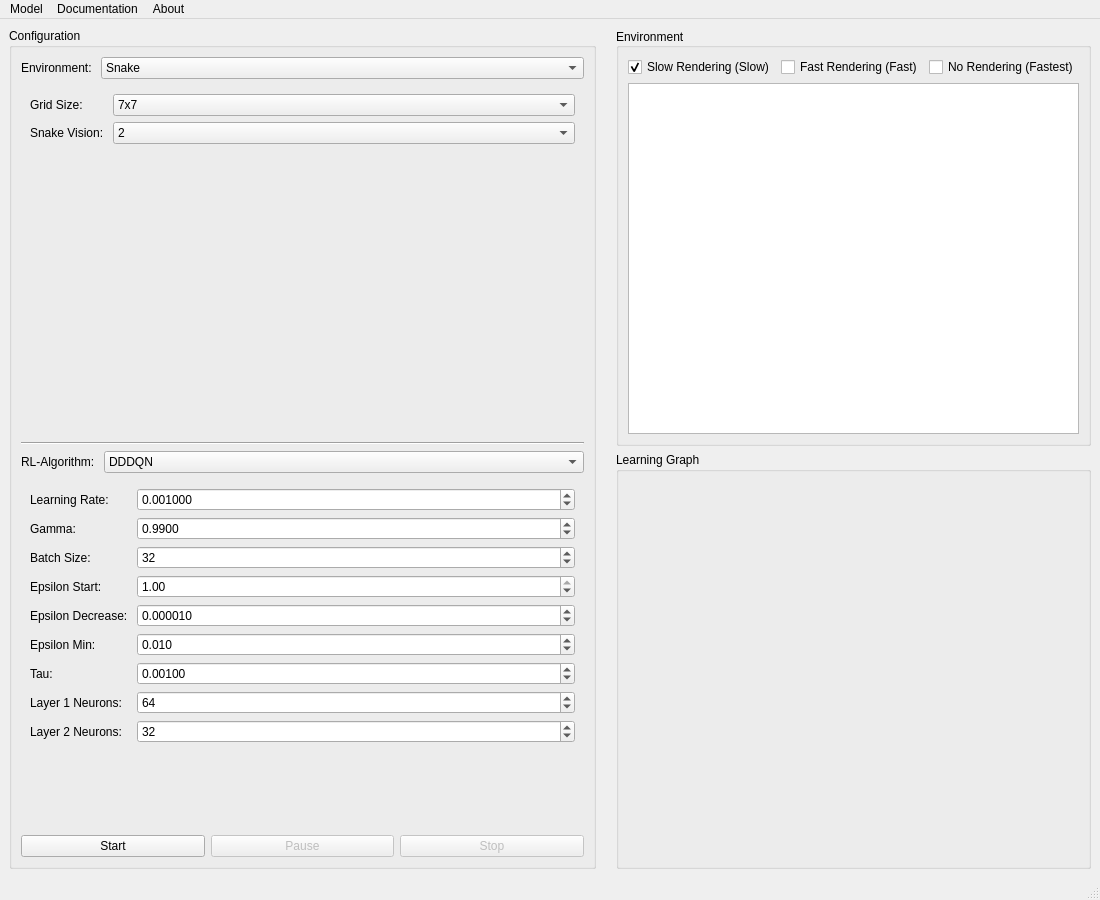
<?xml version="1.0" encoding="UTF-8"?>
<ui version="4.0">
 <class>GUI</class>
 <widget class="QMainWindow" name="GUI">
  <property name="enabled">
   <bool>true</bool>
  </property>
  <property name="geometry">
   <rect>
    <x>0</x>
    <y>0</y>
    <width>1100</width>
    <height>900</height>
   </rect>
  </property>
  <property name="sizePolicy">
   <sizepolicy hsizetype="Fixed" vsizetype="Fixed">
    <horstretch>0</horstretch>
    <verstretch>0</verstretch>
   </sizepolicy>
  </property>
  <property name="minimumSize">
   <size>
    <width>1100</width>
    <height>900</height>
   </size>
  </property>
  <property name="maximumSize">
   <size>
    <width>1100</width>
    <height>900</height>
   </size>
  </property>
  <property name="windowTitle">
   <string>Capstone Project</string>
  </property>
  <widget class="QWidget" name="centralwidget">
   <property name="sizePolicy">
    <sizepolicy hsizetype="Preferred" vsizetype="Preferred">
     <horstretch>0</horstretch>
     <verstretch>0</verstretch>
    </sizepolicy>
   </property>
   <layout class="QGridLayout" name="gridLayout_4" rowstretch="0" columnstretch="3,0">
    <property name="rightMargin">
     <number>9</number>
    </property>
    <property name="horizontalSpacing">
     <number>20</number>
    </property>
    <item row="0" column="1">
     <layout class="QVBoxLayout" name="rightVerticalLayout" stretch="1,1">
      <property name="spacing">
       <number>6</number>
      </property>
      <property name="topMargin">
       <number>0</number>
      </property>
      <item>
       <widget class="QGroupBox" name="envGroupBox">
        <property name="title">
         <string>Environment</string>
        </property>
        <property name="alignment">
         <set>Qt::AlignLeading|Qt::AlignLeft|Qt::AlignVCenter</set>
        </property>
        <property name="flat">
         <bool>false</bool>
        </property>
        <property name="checkable">
         <bool>false</bool>
        </property>
        <property name="checked">
         <bool>false</bool>
        </property>
        <layout class="QVBoxLayout" name="verticalLayout_2">
         <item>
          <layout class="QHBoxLayout" name="horizontalLayout">
           <item>
            <widget class="QCheckBox" name="slowRenderingCheckBox">
             <property name="text">
              <string>Slow Rendering (Slow)</string>
             </property>
             <property name="checked">
              <bool>true</bool>
             </property>
             <attribute name="buttonGroup">
              <string notr="true">buttonGroup</string>
             </attribute>
            </widget>
           </item>
           <item>
            <widget class="QCheckBox" name="fastRenderingCheckBox">
             <property name="text">
              <string>Fast Rendering (Fast)</string>
             </property>
             <attribute name="buttonGroup">
              <string notr="true">buttonGroup</string>
             </attribute>
            </widget>
           </item>
           <item>
            <widget class="QCheckBox" name="noRenderingCheckBox">
             <property name="text">
              <string>No Rendering (Fastest)</string>
             </property>
             <attribute name="buttonGroup">
              <string notr="true">buttonGroup</string>
             </attribute>
            </widget>
           </item>
          </layout>
         </item>
         <item>
          <widget class="QGraphicsView" name="envView">
           <property name="frameShape">
            <enum>QFrame::StyledPanel</enum>
           </property>
           <property name="frameShadow">
            <enum>QFrame::Sunken</enum>
           </property>
           <property name="lineWidth">
            <number>1</number>
           </property>
           <property name="midLineWidth">
            <number>0</number>
           </property>
          </widget>
         </item>
        </layout>
       </widget>
      </item>
      <item>
       <widget class="QGroupBox" name="learningGraphGroupBox">
        <property name="title">
         <string>Learning Graph</string>
        </property>
        <layout class="QVBoxLayout" name="verticalLayout_3">
         <property name="spacing">
          <number>0</number>
         </property>
         <property name="sizeConstraint">
          <enum>QLayout::SetDefaultConstraint</enum>
         </property>
         <property name="leftMargin">
          <number>0</number>
         </property>
         <property name="topMargin">
          <number>0</number>
         </property>
         <property name="rightMargin">
          <number>0</number>
         </property>
         <property name="bottomMargin">
          <number>0</number>
         </property>
         <item>
          <widget class="MplWidget" name="mplWidget" native="true">
           <property name="sizePolicy">
            <sizepolicy hsizetype="Preferred" vsizetype="Preferred">
             <horstretch>0</horstretch>
             <verstretch>0</verstretch>
            </sizepolicy>
           </property>
          </widget>
         </item>
        </layout>
       </widget>
      </item>
     </layout>
    </item>
    <item row="0" column="0">
     <layout class="QVBoxLayout" name="leftVerticalLayout">
      <property name="topMargin">
       <number>0</number>
      </property>
      <item>
       <widget class="QGroupBox" name="configGroupBox">
        <property name="title">
         <string>Configuration</string>
        </property>
        <layout class="QVBoxLayout" name="verticalLayout">
         <property name="spacing">
          <number>6</number>
         </property>
         <item>
          <layout class="QFormLayout" name="configFormLayout">
           <property name="verticalSpacing">
            <number>10</number>
           </property>
           <property name="topMargin">
            <number>0</number>
           </property>
           <property name="rightMargin">
            <number>0</number>
           </property>
           <item row="0" column="0">
            <widget class="QLabel" name="envLabel">
             <property name="text">
              <string>Environment: </string>
             </property>
            </widget>
           </item>
           <item row="0" column="1">
            <widget class="QComboBox" name="envComboBox">
             <item>
              <property name="text">
               <string>Snake</string>
              </property>
             </item>
             <item>
              <property name="text">
               <string>Breakout</string>
              </property>
             </item>
             <item>
              <property name="text">
               <string>Pong</string>
              </property>
             </item>
            </widget>
           </item>
          </layout>
         </item>
         <item>
          <widget class="QStackedWidget" name="envStackedWidget">
           <property name="currentIndex">
            <number>0</number>
           </property>
           <widget class="QWidget" name="snake_config_page">
            <layout class="QFormLayout" name="formLayout">
             <item row="0" column="0">
              <widget class="QLabel" name="label">
               <property name="text">
                <string>Grid Size: </string>
               </property>
              </widget>
             </item>
             <item row="0" column="1">
              <widget class="QComboBox" name="gridSizeComboBox">
               <property name="currentIndex">
                <number>1</number>
               </property>
               <property name="maxVisibleItems">
                <number>8</number>
               </property>
               <item>
                <property name="text">
                 <string>5x5</string>
                </property>
               </item>
               <item>
                <property name="text">
                 <string>7x7</string>
                </property>
               </item>
               <item>
                <property name="text">
                 <string>9x9</string>
                </property>
               </item>
              </widget>
             </item>
             <item row="1" column="0">
              <widget class="QLabel" name="label_4">
               <property name="text">
                <string>Snake Vision: </string>
               </property>
              </widget>
             </item>
             <item row="1" column="1">
              <widget class="QComboBox" name="snakeVisionComboBox">
               <property name="currentText">
                <string>2</string>
               </property>
               <property name="currentIndex">
                <number>1</number>
               </property>
               <item>
                <property name="text">
                 <string>1</string>
                </property>
               </item>
               <item>
                <property name="text">
                 <string>2</string>
                </property>
               </item>
               <item>
                <property name="text">
                 <string>3</string>
                </property>
               </item>
              </widget>
             </item>
            </layout>
           </widget>
           <widget class="QWidget" name="breakout_config_page">
            <layout class="QFormLayout" name="formLayout_4">
             <item row="0" column="0">
              <widget class="QLabel" name="label_3">
               <property name="text">
                <string>Paddle Size: </string>
               </property>
              </widget>
             </item>
             <item row="0" column="1">
              <widget class="QSpinBox" name="paddleSizeSpinBox">
               <property name="minimum">
                <number>3</number>
               </property>
               <property name="maximum">
                <number>30</number>
               </property>
               <property name="value">
                <number>15</number>
               </property>
              </widget>
             </item>
            </layout>
           </widget>
           <widget class="QWidget" name="pong_config_page"/>
          </widget>
         </item>
         <item>
          <widget class="Line" name="line">
           <property name="orientation">
            <enum>Qt::Horizontal</enum>
           </property>
          </widget>
         </item>
         <item>
          <layout class="QFormLayout" name="formLayout_2">
           <item row="0" column="0">
            <widget class="QLabel" name="algLabel">
             <property name="text">
              <string>RL-Algorithm: </string>
             </property>
            </widget>
           </item>
           <item row="0" column="1">
            <widget class="QComboBox" name="algComboBox">
             <item>
              <property name="text">
               <string>DDDQN</string>
              </property>
             </item>
             <item>
              <property name="text">
               <string>DDPG</string>
              </property>
             </item>
             <item>
              <property name="text">
               <string>SAC</string>
              </property>
             </item>
            </widget>
           </item>
          </layout>
         </item>
         <item>
          <widget class="QStackedWidget" name="algStackedWidget">
           <property name="currentIndex">
            <number>0</number>
           </property>
           <widget class="QWidget" name="DDDQNConfigPage">
            <layout class="QFormLayout" name="formLayout_3">
             <item row="0" column="0">
              <widget class="QLabel" name="label_2">
               <property name="text">
                <string>Learning Rate: </string>
               </property>
              </widget>
             </item>
             <item row="0" column="1">
              <widget class="QDoubleSpinBox" name="learningRateDoubleSpinBoxDDDQN">
               <property name="decimals">
                <number>6</number>
               </property>
               <property name="minimum">
                <double>0.000001000000000</double>
               </property>
               <property name="maximum">
                <double>1.000000000000000</double>
               </property>
               <property name="singleStep">
                <double>0.000001000000000</double>
               </property>
               <property name="value">
                <double>0.001000000000000</double>
               </property>
              </widget>
             </item>
             <item row="1" column="0">
              <widget class="QLabel" name="label_5">
               <property name="text">
                <string>Gamma: </string>
               </property>
              </widget>
             </item>
             <item row="1" column="1">
              <widget class="QDoubleSpinBox" name="gammaDoubleSpinBoxDDDQN">
               <property name="decimals">
                <number>4</number>
               </property>
               <property name="minimum">
                <double>0.900000000000000</double>
               </property>
               <property name="maximum">
                <double>1.000000000000000</double>
               </property>
               <property name="singleStep">
                <double>0.001000000000000</double>
               </property>
               <property name="value">
                <double>0.990000000000000</double>
               </property>
              </widget>
             </item>
             <item row="2" column="0">
              <widget class="QLabel" name="label_6">
               <property name="text">
                <string>Batch Size: </string>
               </property>
              </widget>
             </item>
             <item row="2" column="1">
              <widget class="QSpinBox" name="batchSizeSpinBoxDDDQN">
               <property name="minimum">
                <number>8</number>
               </property>
               <property name="maximum">
                <number>256</number>
               </property>
               <property name="value">
                <number>32</number>
               </property>
              </widget>
             </item>
             <item row="3" column="0">
              <widget class="QLabel" name="label_9">
               <property name="text">
                <string>Epsilon Start:</string>
               </property>
              </widget>
             </item>
             <item row="3" column="1">
              <widget class="QDoubleSpinBox" name="epsilonDoubleSpinBoxDDDQN">
               <property name="minimum">
                <double>0.500000000000000</double>
               </property>
               <property name="maximum">
                <double>1.000000000000000</double>
               </property>
               <property name="singleStep">
                <double>0.010000000000000</double>
               </property>
               <property name="value">
                <double>1.000000000000000</double>
               </property>
              </widget>
             </item>
             <item row="4" column="0">
              <widget class="QLabel" name="label_8">
               <property name="text">
                <string>Epsilon Decrease: </string>
               </property>
              </widget>
             </item>
             <item row="4" column="1">
              <widget class="QDoubleSpinBox" name="epsilonDecDoubleSpinBoxDDDQN">
               <property name="decimals">
                <number>6</number>
               </property>
               <property name="minimum">
                <double>0.000001000000000</double>
               </property>
               <property name="maximum">
                <double>1.000000000000000</double>
               </property>
               <property name="singleStep">
                <double>0.000001000000000</double>
               </property>
               <property name="value">
                <double>0.000010000000000</double>
               </property>
              </widget>
             </item>
             <item row="5" column="0">
              <widget class="QLabel" name="label_7">
               <property name="text">
                <string>Epsilon Min: </string>
               </property>
              </widget>
             </item>
             <item row="5" column="1">
              <widget class="QDoubleSpinBox" name="epsilonMinSpinBoxDDDQN">
               <property name="decimals">
                <number>3</number>
               </property>
               <property name="minimum">
                <double>0.001000000000000</double>
               </property>
               <property name="maximum">
                <double>0.200000000000000</double>
               </property>
               <property name="singleStep">
                <double>0.001000000000000</double>
               </property>
               <property name="value">
                <double>0.010000000000000</double>
               </property>
              </widget>
             </item>
             <item row="7" column="0">
              <widget class="QLabel" name="label_10">
               <property name="text">
                <string>Layer 1 Neurons: </string>
               </property>
              </widget>
             </item>
             <item row="7" column="1">
              <widget class="QSpinBox" name="layer1SpinBoxDDDQN">
               <property name="minimum">
                <number>16</number>
               </property>
               <property name="maximum">
                <number>1024</number>
               </property>
               <property name="value">
                <number>64</number>
               </property>
              </widget>
             </item>
             <item row="8" column="0">
              <widget class="QLabel" name="label_11">
               <property name="text">
                <string>Layer 2 Neurons: </string>
               </property>
              </widget>
             </item>
             <item row="8" column="1">
              <widget class="QSpinBox" name="layer2SpinBoxDDDQN">
               <property name="minimum">
                <number>16</number>
               </property>
               <property name="maximum">
                <number>1024</number>
               </property>
               <property name="value">
                <number>32</number>
               </property>
              </widget>
             </item>
             <item row="6" column="1">
              <widget class="QDoubleSpinBox" name="tauDoubleSpinBoxDDDQN">
               <property name="decimals">
                <number>5</number>
               </property>
               <property name="minimum">
                <double>0.000010000000000</double>
               </property>
               <property name="maximum">
                <double>0.100000000000000</double>
               </property>
               <property name="singleStep">
                <double>0.000100000000000</double>
               </property>
               <property name="value">
                <double>0.001000000000000</double>
               </property>
              </widget>
             </item>
             <item row="6" column="0">
              <widget class="QLabel" name="label_20">
               <property name="text">
                <string>Tau:</string>
               </property>
              </widget>
             </item>
            </layout>
           </widget>
           <widget class="QWidget" name="DDPGConfigPage">
            <layout class="QFormLayout" name="formLayout_6">
             <item row="0" column="0">
              <widget class="QLabel" name="label_21">
               <property name="text">
                <string>Learning Rate (Alpha): </string>
               </property>
              </widget>
             </item>
             <item row="0" column="1">
              <widget class="QDoubleSpinBox" name="learningRateAlphaDoubleSpinBoxDDPG">
               <property name="decimals">
                <number>6</number>
               </property>
               <property name="minimum">
                <double>0.000001000000000</double>
               </property>
               <property name="maximum">
                <double>1.000000000000000</double>
               </property>
               <property name="singleStep">
                <double>0.000001000000000</double>
               </property>
               <property name="stepType">
                <enum>QAbstractSpinBox::DefaultStepType</enum>
               </property>
               <property name="value">
                <double>0.001000000000000</double>
               </property>
              </widget>
             </item>
             <item row="2" column="0">
              <widget class="QLabel" name="label_27">
               <property name="text">
                <string>Gamma: </string>
               </property>
              </widget>
             </item>
             <item row="2" column="1">
              <widget class="QDoubleSpinBox" name="gammaDoubleSpinBoxDDPG">
               <property name="decimals">
                <number>4</number>
               </property>
               <property name="minimum">
                <double>0.900000000000000</double>
               </property>
               <property name="maximum">
                <double>1.000000000000000</double>
               </property>
               <property name="singleStep">
                <double>0.001000000000000</double>
               </property>
               <property name="value">
                <double>0.990000000000000</double>
               </property>
              </widget>
             </item>
             <item row="3" column="0">
              <widget class="QLabel" name="label_26">
               <property name="text">
                <string>Batch Size:</string>
               </property>
              </widget>
             </item>
             <item row="3" column="1">
              <widget class="QSpinBox" name="batchSizeSpinBoxDDPG">
               <property name="minimum">
                <number>8</number>
               </property>
               <property name="maximum">
                <number>256</number>
               </property>
               <property name="value">
                <number>32</number>
               </property>
              </widget>
             </item>
             <item row="4" column="0">
              <widget class="QLabel" name="label_25">
               <property name="text">
                <string>Tau: </string>
               </property>
              </widget>
             </item>
             <item row="4" column="1">
              <widget class="QDoubleSpinBox" name="tauDoubleSpinBoxDDPG">
               <property name="decimals">
                <number>5</number>
               </property>
               <property name="minimum">
                <double>0.000010000000000</double>
               </property>
               <property name="maximum">
                <double>0.100000000000000</double>
               </property>
               <property name="singleStep">
                <double>0.000100000000000</double>
               </property>
               <property name="value">
                <double>0.001000000000000</double>
               </property>
              </widget>
             </item>
             <item row="5" column="0">
              <widget class="QLabel" name="label_23">
               <property name="text">
                <string>Layer 1 Neurons: </string>
               </property>
              </widget>
             </item>
             <item row="5" column="1">
              <widget class="QSpinBox" name="layer1SpinBoxDDPG">
               <property name="minimum">
                <number>16</number>
               </property>
               <property name="maximum">
                <number>1024</number>
               </property>
               <property name="value">
                <number>64</number>
               </property>
              </widget>
             </item>
             <item row="6" column="0">
              <widget class="QLabel" name="label_22">
               <property name="text">
                <string>Layer 2 Neurons: </string>
               </property>
              </widget>
             </item>
             <item row="6" column="1">
              <widget class="QSpinBox" name="layer2SpinBoxDDPG">
               <property name="minimum">
                <number>16</number>
               </property>
               <property name="maximum">
                <number>1024</number>
               </property>
               <property name="value">
                <number>32</number>
               </property>
              </widget>
             </item>
             <item row="1" column="1">
              <widget class="QDoubleSpinBox" name="learningRateBetaDoubleSpinBoxDDPG">
               <property name="decimals">
                <number>6</number>
               </property>
               <property name="minimum">
                <double>0.000001000000000</double>
               </property>
               <property name="maximum">
                <double>1.000000000000000</double>
               </property>
               <property name="singleStep">
                <double>0.000001000000000</double>
               </property>
               <property name="stepType">
                <enum>QAbstractSpinBox::DefaultStepType</enum>
               </property>
               <property name="value">
                <double>0.001000000000000</double>
               </property>
              </widget>
             </item>
             <item row="1" column="0">
              <widget class="QLabel" name="label_34">
               <property name="text">
                <string>Learning Rate (Beta): </string>
               </property>
              </widget>
             </item>
            </layout>
           </widget>
           <widget class="QWidget" name="SACConfigPage">
            <layout class="QFormLayout" name="formLayout_7">
             <item row="0" column="0">
              <widget class="QLabel" name="label_24">
               <property name="text">
                <string>Learning Rate (Alpha): </string>
               </property>
              </widget>
             </item>
             <item row="7" column="0">
              <widget class="QLabel" name="label_28">
               <property name="text">
                <string>Layer 2 Neurons: </string>
               </property>
              </widget>
             </item>
             <item row="6" column="0">
              <widget class="QLabel" name="label_30">
               <property name="text">
                <string>Layer 1 Neurons: </string>
               </property>
              </widget>
             </item>
             <item row="5" column="0">
              <widget class="QLabel" name="label_31">
               <property name="text">
                <string>Reward Scale: </string>
               </property>
              </widget>
             </item>
             <item row="4" column="0">
              <widget class="QLabel" name="label_29">
               <property name="text">
                <string>Tau: </string>
               </property>
              </widget>
             </item>
             <item row="3" column="0">
              <widget class="QLabel" name="label_32">
               <property name="text">
                <string>Batch Size: </string>
               </property>
              </widget>
             </item>
             <item row="2" column="0">
              <widget class="QLabel" name="label_33">
               <property name="text">
                <string>Gamma: </string>
               </property>
              </widget>
             </item>
             <item row="0" column="1">
              <widget class="QDoubleSpinBox" name="learningRateAlphaDoubleSpinBoxSAC">
               <property name="decimals">
                <number>6</number>
               </property>
               <property name="minimum">
                <double>0.000001000000000</double>
               </property>
               <property name="maximum">
                <double>1.000000000000000</double>
               </property>
               <property name="singleStep">
                <double>0.000001000000000</double>
               </property>
               <property name="value">
                <double>0.001000000000000</double>
               </property>
              </widget>
             </item>
             <item row="2" column="1">
              <widget class="QDoubleSpinBox" name="gammaDoubleSpinBoxSAC">
               <property name="decimals">
                <number>4</number>
               </property>
               <property name="minimum">
                <double>0.900000000000000</double>
               </property>
               <property name="maximum">
                <double>1.000000000000000</double>
               </property>
               <property name="singleStep">
                <double>0.001000000000000</double>
               </property>
               <property name="value">
                <double>0.990000000000000</double>
               </property>
              </widget>
             </item>
             <item row="4" column="1">
              <widget class="QDoubleSpinBox" name="tauDoubleSpinBoxSAC">
               <property name="decimals">
                <number>5</number>
               </property>
               <property name="minimum">
                <double>0.000010000000000</double>
               </property>
               <property name="maximum">
                <double>0.100000000000000</double>
               </property>
               <property name="singleStep">
                <double>0.000100000000000</double>
               </property>
               <property name="value">
                <double>0.001000000000000</double>
               </property>
              </widget>
             </item>
             <item row="3" column="1">
              <widget class="QSpinBox" name="batchSizeSpinBoxSAC">
               <property name="minimum">
                <number>8</number>
               </property>
               <property name="maximum">
                <number>256</number>
               </property>
               <property name="value">
                <number>32</number>
               </property>
              </widget>
             </item>
             <item row="5" column="1">
              <widget class="QSpinBox" name="rewardScaleSpinBoxSAC">
               <property name="minimum">
                <number>1</number>
               </property>
               <property name="maximum">
                <number>50</number>
               </property>
               <property name="value">
                <number>5</number>
               </property>
              </widget>
             </item>
             <item row="6" column="1">
              <widget class="QSpinBox" name="layer1SpinBoxSAC">
               <property name="minimum">
                <number>16</number>
               </property>
               <property name="maximum">
                <number>1024</number>
               </property>
               <property name="value">
                <number>64</number>
               </property>
              </widget>
             </item>
             <item row="7" column="1">
              <widget class="QSpinBox" name="layer2spinBoxSAC">
               <property name="minimum">
                <number>16</number>
               </property>
               <property name="maximum">
                <number>1024</number>
               </property>
               <property name="value">
                <number>32</number>
               </property>
              </widget>
             </item>
             <item row="1" column="0">
              <widget class="QLabel" name="label_35">
               <property name="text">
                <string>Learning Rate (Beta): </string>
               </property>
              </widget>
             </item>
             <item row="1" column="1">
              <widget class="QDoubleSpinBox" name="learningRateBetaDoubleSpinBoxSAC">
               <property name="decimals">
                <number>6</number>
               </property>
               <property name="minimum">
                <double>0.000001000000000</double>
               </property>
               <property name="maximum">
                <double>1.000000000000000</double>
               </property>
               <property name="singleStep">
                <double>0.000001000000000</double>
               </property>
               <property name="value">
                <double>0.001000000000000</double>
               </property>
              </widget>
             </item>
            </layout>
           </widget>
          </widget>
         </item>
         <item>
          <layout class="QHBoxLayout" name="buttonsHorizontalLayout">
           <item>
            <widget class="QPushButton" name="startButton">
             <property name="text">
              <string>Start</string>
             </property>
            </widget>
           </item>
           <item>
            <widget class="QPushButton" name="pauseButton">
             <property name="enabled">
              <bool>false</bool>
             </property>
             <property name="text">
              <string>Pause</string>
             </property>
            </widget>
           </item>
           <item>
            <widget class="QPushButton" name="stopButton">
             <property name="enabled">
              <bool>false</bool>
             </property>
             <property name="text">
              <string>Stop</string>
             </property>
            </widget>
           </item>
          </layout>
         </item>
        </layout>
       </widget>
      </item>
     </layout>
    </item>
   </layout>
  </widget>
  <widget class="QMenuBar" name="menubar">
   <property name="geometry">
    <rect>
     <x>0</x>
     <y>0</y>
     <width>1100</width>
     <height>21</height>
    </rect>
   </property>
   <widget class="QMenu" name="menuFile">
    <property name="title">
     <string>Model</string>
    </property>
    <addaction name="actionSaveModel"/>
    <addaction name="actionLoadModel"/>
   </widget>
   <widget class="QMenu" name="menuAbout">
    <property name="title">
     <string>About</string>
    </property>
   </widget>
   <widget class="QMenu" name="menuDocumentation">
    <property name="title">
     <string>Documentation</string>
    </property>
   </widget>
   <addaction name="menuFile"/>
   <addaction name="menuDocumentation"/>
   <addaction name="menuAbout"/>
  </widget>
  <widget class="QStatusBar" name="statusBar"/>
  <action name="actionSaveModel">
   <property name="enabled">
    <bool>false</bool>
   </property>
   <property name="text">
    <string>Save Model...</string>
   </property>
  </action>
  <action name="actionLoad_Model">
   <property name="text">
    <string>Load Model</string>
   </property>
  </action>
  <action name="actionLoadModel">
   <property name="text">
    <string>Open Model...</string>
   </property>
  </action>
 </widget>
 <customwidgets>
  <customwidget>
   <class>MplWidget</class>
   <extends>QWidget</extends>
   <header>mplwidget.h</header>
   <container>1</container>
  </customwidget>
 </customwidgets>
 <resources/>
 <connections/>
 <buttongroups>
  <buttongroup name="buttonGroup"/>
 </buttongroups>
</ui>
